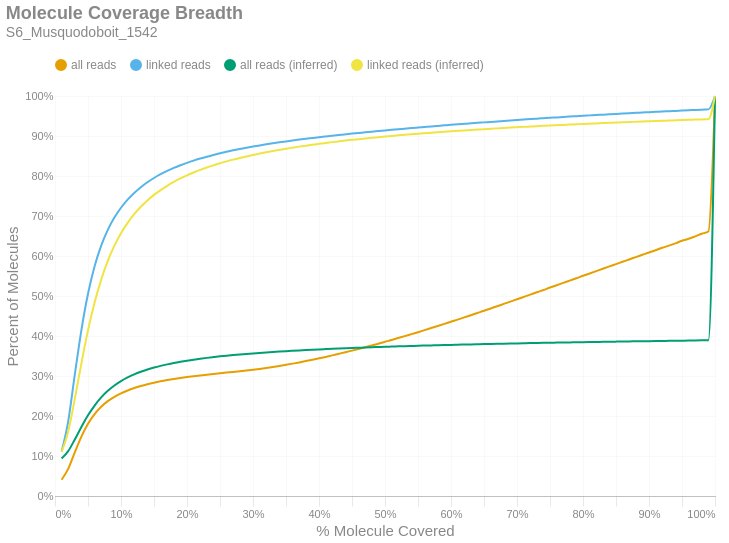

Write notebook code for a chart like this one.
### Markdown cell above
### Molecule Read Coverage
This chart shows molecule coverage breadth as computed by the number of bases aligned to that molecule. In other words, "*how much of each unique long molecule is actually sequenced/aligned?*" Keep in mind there is a distinction between sequences and alignments, since some sequences belonging to a particular molecule may not align well and wouldn't appear in the alignment data. This chart also shows molecule coverage breadth as computed by the *inferred fragment* from which the aligned sequences originate. Unlike read coverage, this calculation takes into account the total insert size, including unsequenced gaps between the forward and reverse reads. Like the previous figures, these are cumulative percents.

### Code cell
if SKIPLR:
    print_html(f"Skipped")
else:
    binned_df = consolidated_hist(valids['coverage_bp'], mask, 0.01, True)
    binned_df_inf = consolidated_hist(valids['coverage_inserts'], mask, 0.01, True)
    binned_df = binned_df.with_columns(pl.lit(binned_df_inf['all reads (cumsum)']).alias('all reads (inferred)'))
    binned_df = binned_df.with_columns(pl.lit(binned_df_inf['linked reads (cumsum)']).alias('linked reads (inferred)'))
    binned_df = binned_df.with_columns(
        (pl.col('bin').cast(pl.Float64) + 0.01).alias('right_edge')
    )

    with SafeRender(binned_df):
        (
            density_plot(binned_df, 'Molecule Coverage Breadth', samplename, 'molcov', ['all reads (inferred)','linked reads (inferred)'])
            .encode(
                #x=alt.X('bin:Q', title="% Molecule Covered").axis(format = '%').scale(padding=0),
                x=alt.X('right_edge:Q', title="% Molecule Covered").axis(format='%').scale(padding=0),
                y=alt.Y('value:Q', title='Percent of Molecules')
                    .axis(format='%')
                    .stack(False)
                    .scale(domainMin=0, padding=0),
                color=alt.Color("key:N").scale(domain = ["all reads", "linked reads", "all reads (inferred)", "linked reads (inferred)"]),
                tooltip = [
                    alt.Tooltip("key:N", title = "Data Type"),
                    alt.Tooltip("range_label:N", title="% Molecule Covered"),
                    alt.Tooltip("value:Q", format = ".2%", title="% Molecules")
                ]
            )
        ).display()

### Figure 1 — Vega-Lite specification as saved in the notebook (floating-point values rounded to 4 significant figures)
{"width": "container", "height": 400, "config": {"title": {"anchor": "start", "dy": -15, "fontSize": 18, "color": "#888888", "subtitleColor": "#888888", "subtitleFontSize": 14}, "arc": {"fill": "#0072B2"}, "axis": {"domainColor": "#888888", "domainWidth": 0.5, "gridWidth": 0.2, "grid": false, "titleFontWeight": 400, "titleFontSize": 15, "labelFontSize": 11, "labelColor": "#888888", "tickColor": "#888888", "tickWidth": 0.2, "titleColor": "#888888"}, "axisBand": {"grid": false}, "axisX": {"grid": true, "tickSize": 10, "domainCap": "round"}, "axisY": {"domain": false, "grid": true, "tickSize": 0, "domainCap": "round"}, "background": "transparent", "header": {"labelFontSize": 15, "labelColor": "#888888", "titleFontSize": 15, "titleFontWeight": 600, "titleColor": "#888888"}, "legend": {"labelFont": "sans-serif", "labelFontSize": 12, "labelColor": "#888888", "symbolSize": 100, "symbolType": "circle", "titleFontSize": 12, "titlePadding": 10, "titleColor": "#888888", "title": null, "orient": "top"}, "range": {"category": ["#E69F00", "#56B4E9", "#009E73", "#F0E442", "#0072B2", "#D55E00", "#CC79A7", "#000000"], "diverging": ["#cfe8f3", "#a2d4ec", "#73bfe2", "#46abdb", "#1696d2", "#12719e"]}, "area": {"fill": "#0072B2", "fillOpacity": 0.7, "line": true, "strokeOpacity": 0.7}, "line": {"color": "#0072B2", "stroke": "#0072B2", "strokeWidth": 2}, "trail": {"color": "#0072B2", "stroke": "#0072B2", "strokeWidth": 0, "size": 1}, "point": {"filled": true, "fillOpacity": 1.0, "size": 95}, "text": {"color": "#888888", "fontSize": 11, "align": "right", "fontWeight": 400, "size": 11}, "bar": {"fill": "#0072B2", "stroke": null}, "view": {"stroke": null, "continuousWidth": 660, "continuousHeight": 400}}, "data": {"name": "data-1a04ea6a5dd5d2769ffa01534643978d"}, "mark": {"type": "line", "interpolate": "monotone", "point": {"opacity": 0, "size": 275}}, "encoding": {"color": {"field": "key", "scale": {"domain": ["all reads", "linked reads", "all reads (inferred)", "linked reads (inferred)"]}, "type": "nominal"}, "tooltip": [{"field": "key", "title": "Data Type", "type": "nominal"}, {"field": "range_label", "title": "% Molecule Covered", "type": "nominal"}, {"field": "value", "format": ".2%", "title": "% Molecules", "type": "quantitative"}], "x": {"axis": {"format": "%"}, "field": "right_edge", "scale": {"padding": 0}, "title": "% Molecule Covered", "type": "quantitative"}, "y": {"axis": {"format": "%"}, "field": "value", "scale": {"domainMin": 0, "padding": 0}, "stack": false, "title": "Percent of Molecules", "type": "quantitative"}}, "params": [{"name": "param_c36ac31b6afebe62", "select": {"type": "point", "fields": ["key"]}, "bind": "legend"}], "title": {"text": "Molecule Coverage Breadth", "subtitle": "S6_Musquodoboit_1542"}, "transform": [{"fold": ["all reads (cumsum)", "linked reads (cumsum)", "all reads (inferred)", "linked reads (inferred)"]}, {"calculate": "replace(datum.key, ' (cumsum)', '')", "as": "key"}, {"filter": {"param": "param_c36ac31b6afebe62"}}], "usermeta": {"embedOptions": {"downloadFileName": "S6_Musquodoboit_1542.molcov"}}, "$schema": "https://vega.github.io/schema/vega-lite/v6.1.0.json", "datasets": {"data-1a04ea6a5dd5d2769ffa01534643978d": [{"bin": "0.0", "interval": "0.0-0.01", "all reads": 0.04074, "linked reads": 0.1114, "all reads (cumsum)": 0.04074, "linked reads (cumsum)": 0.1114, "range_label": "0.0-0.01", "all reads (inferred)": 0.09381, "linked reads (inferred)": 0.1102, "right_edge": 0.01}, {"bin": "0.01", "interval": "0.01-0.02", "all reads": 0.02702, "linked reads": 0.07527, "all reads (cumsum)": 0.06775, "linked reads (cumsum)": 0.1867, "range_label": "0.01-0.02", "all reads (inferred)": 0.1123, "linked reads (inferred)": 0.1611, "right_edge": 0.02}, {"bin": "0.02", "interval": "0.02-0.03", "all reads": 0.04131, "linked reads": 0.1165, "all reads (cumsum)": 0.1091, "linked reads (cumsum)": 0.3032, "range_label": "0.02-0.03", "all reads (inferred)": 0.1413, "linked reads (inferred)": 0.2428, "right_edge": 0.03}, {"bin": "0.03", "interval": "0.03-0.04", "all reads": 0.0394, "linked reads": 0.1115, "all reads (cumsum)": 0.1485, "linked reads (cumsum)": 0.4148, "range_label": "0.03-0.04", "all reads (inferred)": 0.1727, "linked reads (inferred)": 0.3317, "right_edge": 0.04}, {"bin": "0.04", "interval": "0.04-0.05", "all reads": 0.03201, "linked reads": 0.09069, "all reads (cumsum)": 0.1805, "linked reads (cumsum)": 0.5055, "range_label": "0.04-0.05", "all reads (inferred)": 0.2017, "linked reads (inferred)": 0.4141, "right_edge": 0.05}, {"bin": "0.05", "interval": "0.05-0.06", "all reads": 0.02435, "linked reads": 0.06891, "all reads (cumsum)": 0.2048, "linked reads (cumsum)": 0.5744, "range_label": "0.05-0.06", "all reads (inferred)": 0.2261, "linked reads (inferred)": 0.4835, "right_edge": 0.06}, {"bin": "0.06", "interval": "0.06-0.07", "all reads": 0.0183, "linked reads": 0.05173, "all reads (cumsum)": 0.2231, "linked reads (cumsum)": 0.6261, "range_label": "0.06-0.07", "all reads (inferred)": 0.2464, "linked reads (inferred)": 0.541, "right_edge": 0.07}, {"bin": "0.07", "interval": "0.07-0.08", "all reads": 0.01396, "linked reads": 0.03939, "all reads (cumsum)": 0.2371, "linked reads (cumsum)": 0.6655, "range_label": "0.07-0.08", "all reads (inferred)": 0.2629, "linked reads (inferred)": 0.5879, "right_edge": 0.08}, {"bin": "0.08", "interval": "0.08-0.09", "all reads": 0.01088, "linked reads": 0.03067, "all reads (cumsum)": 0.248, "linked reads (cumsum)": 0.6962, "range_label": "0.08-0.09", "all reads (inferred)": 0.2763, "linked reads (inferred)": 0.6259, "right_edge": 0.09}, {"bin": "0.09", "interval": "0.09-0.1", "all reads": 0.008717, "linked reads": 0.0245, "all reads (cumsum)": 0.2567, "linked reads (cumsum)": 0.7207, "range_label": "0.09-0.1", "all reads (inferred)": 0.2873, "linked reads (inferred)": 0.6572, "right_edge": 0.1}, {"bin": "0.1", "interval": "0.1-0.11", "all reads": 0.00717, "linked reads": 0.02013, "all reads (cumsum)": 0.2639, "linked reads (cumsum)": 0.7408, "range_label": "0.1-0.11", "all reads (inferred)": 0.2964, "linked reads (inferred)": 0.6829, "right_edge": 0.11}, {"bin": "0.11", "interval": "0.11-0.12", "all reads": 0.006025, "linked reads": 0.01686, "all reads (cumsum)": 0.2699, "linked reads (cumsum)": 0.7577, "range_label": "0.11-0.12", "all reads (inferred)": 0.304, "linked reads (inferred)": 0.7046, "right_edge": 0.12}, {"bin": "0.12", "interval": "0.12-0.13", "all reads": 0.00514, "linked reads": 0.01436, "all reads (cumsum)": 0.275, "linked reads (cumsum)": 0.772, "range_label": "0.12-0.13", "all reads (inferred)": 0.3105, "linked reads (inferred)": 0.723, "right_edge": 0.13}, {"bin": "0.13", "interval": "0.13-0.14", "all reads": 0.004426, "linked reads": 0.01232, "all reads (cumsum)": 0.2794, "linked reads (cumsum)": 0.7843, "range_label": "0.13-0.14", "all reads (inferred)": 0.3162, "linked reads (inferred)": 0.739, "right_edge": 0.14}, {"bin": "0.14", "interval": "0.14-0.15", "all reads": 0.003861, "linked reads": 0.01071, "all reads (cumsum)": 0.2833, "linked reads (cumsum)": 0.795, "range_label": "0.14-0.15", "all reads (inferred)": 0.3211, "linked reads (inferred)": 0.7528, "right_edge": 0.15}, {"bin": "0.15", "interval": "0.15-0.16", "all reads": 0.003401, "linked reads": 0.009383, "all reads (cumsum)": 0.2867, "linked reads (cumsum)": 0.8044, "range_label": "0.15-0.16", "all reads (inferred)": 0.3253, "linked reads (inferred)": 0.7648, "right_edge": 0.16}, {"bin": "0.16", "interval": "0.16-0.17", "all reads": 0.003015, "linked reads": 0.008234, "all reads (cumsum)": 0.2897, "linked reads (cumsum)": 0.8127, "range_label": "0.16-0.17", "all reads (inferred)": 0.3291, "linked reads (inferred)": 0.7756, "right_edge": 0.17}, {"bin": "0.17", "interval": "0.17-0.18", "all reads": 0.002757, "linked reads": 0.007485, "all reads (cumsum)": 0.2925, "linked reads (cumsum)": 0.8201, "range_label": "0.17-0.18", "all reads (inferred)": 0.3325, "linked reads (inferred)": 0.7852, "right_edge": 0.18}, {"bin": "0.18", "interval": "0.18-0.19", "all reads": 0.002492, "linked reads": 0.006673, "all reads (cumsum)": 0.295, "linked reads (cumsum)": 0.8268, "range_label": "0.18-0.19", "all reads (inferred)": 0.3356, "linked reads (inferred)": 0.7938, "right_edge": 0.19}, {"bin": "0.19", "interval": "0.19-0.2", "all reads": 0.002306, "linked reads": 0.00609, "all reads (cumsum)": 0.2973, "linked reads (cumsum)": 0.8329, "range_label": "0.19-0.2", "all reads (inferred)": 0.3384, "linked reads (inferred)": 0.8017, "right_edge": 0.2}, {"bin": "0.2", "interval": "0.2-0.21", "all reads": 0.002144, "linked reads": 0.005595, "all reads (cumsum)": 0.2994, "linked reads (cumsum)": 0.8385, "range_label": "0.2-0.21", "all reads (inferred)": 0.3409, "linked reads (inferred)": 0.8087, "right_edge": 0.21}, {"bin": "0.21", "interval": "0.21-0.22", "all reads": 0.001998, "linked reads": 0.005095, "all reads (cumsum)": 0.3014, "linked reads (cumsum)": 0.8436, "range_label": "0.21-0.22", "all reads (inferred)": 0.3432, "linked reads (inferred)": 0.8152, "right_edge": 0.22}, {"bin": "0.22", "interval": "0.22-0.23", "all reads": 0.001885, "linked reads": 0.004729, "all reads (cumsum)": 0.3033, "linked reads (cumsum)": 0.8483, "range_label": "0.22-0.23", "all reads (inferred)": 0.3453, "linked reads (inferred)": 0.8212, "right_edge": 0.23}, {"bin": "0.23", "interval": "0.23-0.24", "all reads": 0.001786, "linked reads": 0.004391, "all reads (cumsum)": 0.3051, "linked reads (cumsum)": 0.8527, "range_label": "0.23-0.24", "all reads (inferred)": 0.3472, "linked reads (inferred)": 0.8266, "right_edge": 0.24}, {"bin": "0.24", "interval": "0.24-0.25", "all reads": 0.001723, "linked reads": 0.004099, "all reads (cumsum)": 0.3068, "linked reads (cumsum)": 0.8568, "range_label": "0.24-0.25", "all reads (inferred)": 0.3491, "linked reads (inferred)": 0.8319, "right_edge": 0.25}, {"bin": "0.25", "interval": "0.25-0.26", "all reads": 0.00166, "linked reads": 0.003824, "all reads (cumsum)": 0.3085, "linked reads (cumsum)": 0.8606, "range_label": "0.25-0.26", "all reads (inferred)": 0.3508, "linked reads (inferred)": 0.8366, "right_edge": 0.26}, {"bin": "0.26", "interval": "0.26-0.27", "all reads": 0.001621, "linked reads": 0.003521, "all reads (cumsum)": 0.3101, "linked reads (cumsum)": 0.8642, "range_label": "0.26-0.27", "all reads (inferred)": 0.3523, "linked reads (inferred)": 0.841, "right_edge": 0.27}, {"bin": "0.27", "interval": "0.27-0.28", "all reads": 0.001711, "linked reads": 0.003371, "all reads (cumsum)": 0.3118, "linked reads (cumsum)": 0.8675, "range_label": "0.27-0.28", "all reads (inferred)": 0.3538, "linked reads (inferred)": 0.845, "right_edge": 0.28}, {"bin": "0.28", "interval": "0.28-0.29", "all reads": 0.001851, "linked reads": 0.003199, "all reads (cumsum)": 0.3137, "linked reads (cumsum)": 0.8707, "range_label": "0.28-0.29", "all reads (inferred)": 0.3552, "linked reads (inferred)": 0.8489, "right_edge": 0.29}, {"bin": "0.29", "interval": "0.29-0.3", "all reads": 0.001993, "linked reads": 0.002965, "all reads (cumsum)": 0.3157, "linked reads (cumsum)": 0.8737, "range_label": "0.29-0.3", "all reads (inferred)": 0.3565, "linked reads (inferred)": 0.8526, "right_edge": 0.3}, {"bin": "0.3", "interval": "0.3-0.31", "all reads": 0.00213, "linked reads": 0.00278, "all reads (cumsum)": 0.3178, "linked reads (cumsum)": 0.8765, "range_label": "0.3-0.31", "all reads (inferred)": 0.3577, "linked reads (inferred)": 0.856, "right_edge": 0.31}, {"bin": "0.31", "interval": "0.31-0.32", "all reads": 0.002332, "linked reads": 0.002735, "all reads (cumsum)": 0.3201, "linked reads (cumsum)": 0.8792, "range_label": "0.31-0.32", "all reads (inferred)": 0.3589, "linked reads (inferred)": 0.8593, "right_edge": 0.32}, {"bin": "0.32", "interval": "0.32-0.33", "all reads": 0.002508, "linked reads": 0.002584, "all reads (cumsum)": 0.3226, "linked reads (cumsum)": 0.8818, "range_label": "0.32-0.33", "all reads (inferred)": 0.36, "linked reads (inferred)": 0.8625, "right_edge": 0.33}, {"bin": "0.33", "interval": "0.33-0.34", "all reads": 0.002624, "linked reads": 0.002423, "all reads (cumsum)": 0.3252, "linked reads (cumsum)": 0.8842, "range_label": "0.33-0.34", "all reads (inferred)": 0.3611, "linked reads (inferred)": 0.8654, "right_edge": 0.34}, {"bin": "0.34", "interval": "0.34-0.35", "all reads": 0.002769, "linked reads": 0.002317, "all reads (cumsum)": 0.328, "linked reads (cumsum)": 0.8865, "range_label": "0.34-0.35", "all reads (inferred)": 0.3621, "linked reads (inferred)": 0.8683, "right_edge": 0.35}, {"bin": "0.35", "interval": "0.35-0.36", "all reads": 0.002928, "linked reads": 0.002254, "all reads (cumsum)": 0.3309, "linked reads (cumsum)": 0.8888, "range_label": "0.35-0.36", "all reads (inferred)": 0.363, "linked reads (inferred)": 0.8709, "right_edge": 0.36}, {"bin": "0.36", "interval": "0.36-0.37", "all reads": 0.003064, "linked reads": 0.002177, "all reads (cumsum)": 0.334, "linked reads (cumsum)": 0.891, "range_label": "0.36-0.37", "all reads (inferred)": 0.3639, "linked reads (inferred)": 0.8734, "right_edge": 0.37}, {"bin": "0.37", "interval": "0.37-0.38", "all reads": 0.003234, "linked reads": 0.002083, "all reads (cumsum)": 0.3372, "linked reads (cumsum)": 0.893, "range_label": "0.37-0.38", "all reads (inferred)": 0.3648, "linked reads (inferred)": 0.8759, "right_edge": 0.38}, {"bin": "0.38", "interval": "0.38-0.39", "all reads": 0.003347, "linked reads": 0.001986, "all reads (cumsum)": 0.3406, "linked reads (cumsum)": 0.895, "range_label": "0.38-0.39", "all reads (inferred)": 0.3657, "linked reads (inferred)": 0.8782, "right_edge": 0.39}, {"bin": "0.39", "interval": "0.39-0.4", "all reads": 0.003562, "linked reads": 0.002028, "all reads (cumsum)": 0.3442, "linked reads (cumsum)": 0.8971, "range_label": "0.39-0.4", "all reads (inferred)": 0.3665, "linked reads (inferred)": 0.8804, "right_edge": 0.4}, {"bin": "0.4", "interval": "0.4-0.41", "all reads": 0.00359, "linked reads": 0.001896, "all reads (cumsum)": 0.3477, "linked reads (cumsum)": 0.899, "range_label": "0.4-0.41", "all reads (inferred)": 0.3672, "linked reads (inferred)": 0.8826, "right_edge": 0.41}, {"bin": "0.41", "interval": "0.41-0.42", "all reads": 0.003774, "linked reads": 0.001843, "all reads (cumsum)": 0.3515, "linked reads (cumsum)": 0.9008, "range_label": "0.41-0.42", "all reads (inferred)": 0.368, "linked reads (inferred)": 0.8847, "right_edge": 0.42}, {"bin": "0.42", "interval": "0.42-0.43", "all reads": 0.003926, "linked reads": 0.00179, "all reads (cumsum)": 0.3554, "linked reads (cumsum)": 0.9026, "range_label": "0.42-0.43", "all reads (inferred)": 0.3687, "linked reads (inferred)": 0.8866, "right_edge": 0.43}, {"bin": "0.43", "interval": "0.43-0.44", "all reads": 0.003951, "linked reads": 0.001712, "all reads (cumsum)": 0.3594, "linked reads (cumsum)": 0.9043, "range_label": "0.43-0.44", "all reads (inferred)": 0.3694, "linked reads (inferred)": 0.8885, "right_edge": 0.44}, {"bin": "0.44", "interval": "0.44-0.45", "all reads": 0.00411, "linked reads": 0.001691, "all reads (cumsum)": 0.3635, "linked reads (cumsum)": 0.906, "range_label": "0.44-0.45", "all reads (inferred)": 0.37, "linked reads (inferred)": 0.8904, "right_edge": 0.45}, {"bin": "0.45", "interval": "0.45-0.46", "all reads": 0.00416, "linked reads": 0.001612, "all reads (cumsum)": 0.3677, "linked reads (cumsum)": 0.9076, "range_label": "0.45-0.46", "all reads (inferred)": 0.3706, "linked reads (inferred)": 0.8921, "right_edge": 0.46}, {"bin": "0.46", "interval": "0.46-0.47", "all reads": 0.004255, "linked reads": 0.001673, "all reads (cumsum)": 0.3719, "linked reads (cumsum)": 0.9093, "range_label": "0.46-0.47", "all reads (inferred)": 0.3713, "linked reads (inferred)": 0.8938, "right_edge": 0.47}, {"bin": "0.47", "interval": "0.47-0.48", "all reads": 0.004434, "linked reads": 0.001595, "all reads (cumsum)": 0.3764, "linked reads (cumsum)": 0.9109, "range_label": "0.47-0.48", "all reads (inferred)": 0.3719, "linked reads (inferred)": 0.8955, "right_edge": 0.48}, {"bin": "0.48", "interval": "0.48-0.49", "all reads": 0.004306, "linked reads": 0.001495, "all reads (cumsum)": 0.3807, "linked reads (cumsum)": 0.9124, "range_label": "0.48-0.49", "all reads (inferred)": 0.3725, "linked reads (inferred)": 0.8971, "right_edge": 0.49}, {"bin": "0.49", "interval": "0.49-0.5", "all reads": 0.004935, "linked reads": 0.001546, "all reads (cumsum)": 0.3856, "linked reads (cumsum)": 0.9139, "range_label": "0.49-0.5", "all reads (inferred)": 0.3731, "linked reads (inferred)": 0.8987, "right_edge": 0.5}, {"bin": "0.5", "interval": "0.5-0.51", "all reads": 0.004346, "linked reads": 0.001492, "all reads (cumsum)": 0.3899, "linked reads (cumsum)": 0.9154, "range_label": "0.5-0.51", "all reads (inferred)": 0.3736, "linked reads (inferred)": 0.9002, "right_edge": 0.51}, {"bin": "0.51", "interval": "0.51-0.52", "all reads": 0.004935, "linked reads": 0.001461, "all reads (cumsum)": 0.3949, "linked reads (cumsum)": 0.9169, "range_label": "0.51-0.52", "all reads (inferred)": 0.3741, "linked reads (inferred)": 0.9016, "right_edge": 0.52}, {"bin": "0.52", "interval": "0.52-0.53", "all reads": 0.004836, "linked reads": 0.001496, "all reads (cumsum)": 0.3997, "linked reads (cumsum)": 0.9184, "range_label": "0.52-0.53", "all reads (inferred)": 0.3746, "linked reads (inferred)": 0.903, "right_edge": 0.53}, {"bin": "0.53", "interval": "0.53-0.54", "all reads": 0.00493, "linked reads": 0.001483, "all reads (cumsum)": 0.4046, "linked reads (cumsum)": 0.9198, "range_label": "0.53-0.54", "all reads (inferred)": 0.3751, "linked reads (inferred)": 0.9044, "right_edge": 0.54}, {"bin": "0.54", "interval": "0.54-0.55", "all reads": 0.004903, "linked reads": 0.001388, "all reads (cumsum)": 0.4095, "linked reads (cumsum)": 0.9212, "range_label": "0.54-0.55", "all reads (inferred)": 0.3756, "linked reads (inferred)": 0.9058, "right_edge": 0.55}, {"bin": "0.55", "interval": "0.55-0.56", "all reads": 0.005119, "linked reads": 0.001369, "all reads (cumsum)": 0.4147, "linked reads (cumsum)": 0.9226, "range_label": "0.55-0.56", "all reads (inferred)": 0.3761, "linked reads (inferred)": 0.907, "right_edge": 0.56}, {"bin": "0.56", "interval": "0.56-0.57", "all reads": 0.00523, "linked reads": 0.001379, "all reads (cumsum)": 0.4199, "linked reads (cumsum)": 0.924, "range_label": "0.56-0.57", "all reads (inferred)": 0.3765, "linked reads (inferred)": 0.9082, "right_edge": 0.57}, {"bin": "0.57", "interval": "0.57-0.58", "all reads": 0.005159, "linked reads": 0.001318, "all reads (cumsum)": 0.4251, "linked reads (cumsum)": 0.9253, "range_label": "0.57-0.58", "all reads (inferred)": 0.377, "linked reads (inferred)": 0.9095, "right_edge": 0.58}, {"bin": "0.58", "interval": "0.58-0.59", "all reads": 0.005236, "linked reads": 0.001302, "all reads (cumsum)": 0.4303, "linked reads (cumsum)": 0.9266, "range_label": "0.58-0.59", "all reads (inferred)": 0.3774, "linked reads (inferred)": 0.9106, "right_edge": 0.59}, {"bin": "0.59", "interval": "0.59-0.6", "all reads": 0.005431, "linked reads": 0.001291, "all reads (cumsum)": 0.4357, "linked reads (cumsum)": 0.9279, "range_label": "0.59-0.6", "all reads (inferred)": 0.3778, "linked reads (inferred)": 0.9118, "right_edge": 0.6}, {"bin": "0.6", "interval": "0.6-0.61", "all reads": 0.005252, "linked reads": 0.001209, "all reads (cumsum)": 0.441, "linked reads (cumsum)": 0.9291, "range_label": "0.6-0.61", "all reads (inferred)": 0.3782, "linked reads (inferred)": 0.9129, "right_edge": 0.61}, {"bin": "0.61", "interval": "0.61-0.62", "all reads": 0.005602, "linked reads": 0.001262, "all reads (cumsum)": 0.4466, "linked reads (cumsum)": 0.9304, "range_label": "0.61-0.62", "all reads (inferred)": 0.3786, "linked reads (inferred)": 0.914, "right_edge": 0.62}, {"bin": "0.62", "interval": "0.62-0.63", "all reads": 0.005439, "linked reads": 0.001266, "all reads (cumsum)": 0.452, "linked reads (cumsum)": 0.9316, "range_label": "0.62-0.63", "all reads (inferred)": 0.379, "linked reads (inferred)": 0.9151, "right_edge": 0.63}, {"bin": "0.63", "interval": "0.63-0.64", "all reads": 0.005543, "linked reads": 0.001241, "all reads (cumsum)": 0.4576, "linked reads (cumsum)": 0.9329, "range_label": "0.63-0.64", "all reads (inferred)": 0.3794, "linked reads (inferred)": 0.9161, "right_edge": 0.64}, {"bin": "0.64", "interval": "0.64-0.65", "all reads": 0.005475, "linked reads": 0.001184, "all reads (cumsum)": 0.463, "linked reads (cumsum)": 0.9341, "range_label": "0.64-0.65", "all reads (inferred)": 0.3798, "linked reads (inferred)": 0.9171, "right_edge": 0.65}, {"bin": "0.65", "interval": "0.65-0.66", "all reads": 0.005811, "linked reads": 0.001207, "all reads (cumsum)": 0.4688, "linked reads (cumsum)": 0.9353, "range_label": "0.65-0.66", "all reads (inferred)": 0.3801, "linked reads (inferred)": 0.9181, "right_edge": 0.66}, {"bin": "0.66", "interval": "0.66-0.67", "all reads": 0.005606, "linked reads": 0.001173, "all reads (cumsum)": 0.4744, "linked reads (cumsum)": 0.9364, "range_label": "0.66-0.67", "all reads (inferred)": 0.3805, "linked reads (inferred)": 0.9191, "right_edge": 0.67}, {"bin": "0.67", "interval": "0.67-0.68", "all reads": 0.005777, "linked reads": 0.001191, "all reads (cumsum)": 0.4802, "linked reads (cumsum)": 0.9376, "range_label": "0.67-0.68", "all reads (inferred)": 0.3809, "linked reads (inferred)": 0.9201, "right_edge": 0.68}, {"bin": "0.68", "interval": "0.68-0.69", "all reads": 0.005695, "linked reads": 0.001179, "all reads (cumsum)": 0.4859, "linked reads (cumsum)": 0.9388, "range_label": "0.68-0.69", "all reads (inferred)": 0.3812, "linked reads (inferred)": 0.921, "right_edge": 0.69}, {"bin": "0.69", "interval": "0.69-0.7", "all reads": 0.005865, "linked reads": 0.00116, "all reads (cumsum)": 0.4918, "linked reads (cumsum)": 0.94, "range_label": "0.69-0.7", "all reads (inferred)": 0.3815, "linked reads (inferred)": 0.9219, "right_edge": 0.7}, {"bin": "0.7", "interval": "0.7-0.71", "all reads": 0.00574, "linked reads": 0.001124, "all reads (cumsum)": 0.4975, "linked reads (cumsum)": 0.9411, "range_label": "0.7-0.71", "all reads (inferred)": 0.3819, "linked reads (inferred)": 0.9228, "right_edge": 0.71}, {"bin": "0.71", "interval": "0.71-0.72", "all reads": 0.005792, "linked reads": 0.001165, "all reads (cumsum)": 0.5033, "linked reads (cumsum)": 0.9423, "range_label": "0.71-0.72", "all reads (inferred)": 0.3822, "linked reads (inferred)": 0.9237, "right_edge": 0.72}, {"bin": "0.72", "interval": "0.72-0.73", "all reads": 0.005902, "linked reads": 0.001103, "all reads (cumsum)": 0.5092, "linked reads (cumsum)": 0.9434, "range_label": "0.72-0.73", "all reads (inferred)": 0.3825, "linked reads (inferred)": 0.9245, "right_edge": 0.73}, {"bin": "0.73", "interval": "0.73-0.74", "all reads": 0.005782, "linked reads": 0.001068, "all reads (cumsum)": 0.515, "linked reads (cumsum)": 0.9444, "range_label": "0.73-0.74", "all reads (inferred)": 0.3828, "linked reads (inferred)": 0.9254, "right_edge": 0.74}, {"bin": "0.74", "interval": "0.74-0.75", "all reads": 0.006108, "linked reads": 0.001074, "all reads (cumsum)": 0.5211, "linked reads (cumsum)": 0.9455, "range_label": "0.74-0.75", "all reads (inferred)": 0.3832, "linked reads (inferred)": 0.9262, "right_edge": 0.75}, {"bin": "0.75", "interval": "0.75-0.76", "all reads": 0.005715, "linked reads": 0.001005, "all reads (cumsum)": 0.5268, "linked reads (cumsum)": 0.9465, "range_label": "0.75-0.76", "all reads (inferred)": 0.3835, "linked reads (inferred)": 0.927, "right_edge": 0.76}, {"bin": "0.76", "interval": "0.76-0.77", "all reads": 0.005861, "linked reads": 0.001056, "all reads (cumsum)": 0.5327, "linked reads (cumsum)": 0.9476, "range_label": "0.76-0.77", "all reads (inferred)": 0.3837, "linked reads (inferred)": 0.9278, "right_edge": 0.77}, {"bin": "0.77", "interval": "0.77-0.78", "all reads": 0.005869, "linked reads": 0.001028, "all reads (cumsum)": 0.5386, "linked reads (cumsum)": 0.9486, "range_label": "0.77-0.78", "all reads (inferred)": 0.384, "linked reads (inferred)": 0.9286, "right_edge": 0.78}, {"bin": "0.78", "interval": "0.78-0.79", "all reads": 0.00586, "linked reads": 0.001013, "all reads (cumsum)": 0.5444, "linked reads (cumsum)": 0.9496, "range_label": "0.78-0.79", "all reads (inferred)": 0.3843, "linked reads (inferred)": 0.9293, "right_edge": 0.79}, {"bin": "0.79", "interval": "0.79-0.8", "all reads": 0.006138, "linked reads": 0.001018, "all reads (cumsum)": 0.5505, "linked reads (cumsum)": 0.9506, "range_label": "0.79-0.8", "all reads (inferred)": 0.3846, "linked reads (inferred)": 0.9301, "right_edge": 0.8}, {"bin": "0.8", "interval": "0.8-0.81", "all reads": 0.005647, "linked reads": 0.0009419, "all reads (cumsum)": 0.5562, "linked reads (cumsum)": 0.9516, "range_label": "0.8-0.81", "all reads (inferred)": 0.3849, "linked reads (inferred)": 0.9308, "right_edge": 0.81}, {"bin": "0.81", "interval": "0.81-0.82", "all reads": 0.005859, "linked reads": 0.0009586, "all reads (cumsum)": 0.5621, "linked reads (cumsum)": 0.9525, "range_label": "0.81-0.82", "all reads (inferred)": 0.3851, "linked reads (inferred)": 0.9315, "right_edge": 0.82}, {"bin": "0.82", "interval": "0.82-0.83", "all reads": 0.006004, "linked reads": 0.0008941, "all reads (cumsum)": 0.5681, "linked reads (cumsum)": 0.9534, "range_label": "0.82-0.83", "all reads (inferred)": 0.3854, "linked reads (inferred)": 0.9323, "right_edge": 0.83}, {"bin": "0.83", "interval": "0.83-0.84", "all reads": 0.005911, "linked reads": 0.0009497, "all reads (cumsum)": 0.574, "linked reads (cumsum)": 0.9544, "range_label": "0.83-0.84", "all reads (inferred)": 0.3857, "linked reads (inferred)": 0.933, "right_edge": 0.84}, {"bin": "0.84", "interval": "0.84-0.85", "all reads": 0.005738, "linked reads": 0.0009202, "all reads (cumsum)": 0.5797, "linked reads (cumsum)": 0.9553, "range_label": "0.84-0.85", "all reads (inferred)": 0.3859, "linked reads (inferred)": 0.9336, "right_edge": 0.85}, {"bin": "0.85", "interval": "0.85-0.86", "all reads": 0.005878, "linked reads": 0.0008929, "all reads (cumsum)": 0.5856, "linked reads (cumsum)": 0.9562, "range_label": "0.85-0.86", "all reads (inferred)": 0.3862, "linked reads (inferred)": 0.9343, "right_edge": 0.86}, {"bin": "0.86", "interval": "0.86-0.87", "all reads": 0.005776, "linked reads": 0.0008779, "all reads (cumsum)": 0.5914, "linked reads (cumsum)": 0.9571, "range_label": "0.86-0.87", "all reads (inferred)": 0.3864, "linked reads (inferred)": 0.9349, "right_edge": 0.87}, {"bin": "0.87", "interval": "0.87-0.88", "all reads": 0.005884, "linked reads": 0.000859, "all reads (cumsum)": 0.5972, "linked reads (cumsum)": 0.9579, "range_label": "0.87-0.88", "all reads (inferred)": 0.3867, "linked reads (inferred)": 0.9355, "right_edge": 0.88}, {"bin": "0.88", "interval": "0.88-0.89", "all reads": 0.005756, "linked reads": 0.0008234, "all reads (cumsum)": 0.603, "linked reads (cumsum)": 0.9587, "range_label": "0.88-0.89", "all reads (inferred)": 0.3869, "linked reads (inferred)": 0.9362, "right_edge": 0.89}, {"bin": "0.89", "interval": "0.89-0.9", "all reads": 0.005886, "linked reads": 0.0008356, "all reads (cumsum)": 0.6089, "linked reads (cumsum)": 0.9596, "range_label": "0.89-0.9", "all reads (inferred)": 0.3872, "linked reads (inferred)": 0.9368, "right_edge": 0.9}, {"bin": "0.9", "interval": "0.9-0.91", "all reads": 0.005477, "linked reads": 0.0008089, "all reads (cumsum)": 0.6144, "linked reads (cumsum)": 0.9604, "range_label": "0.9-0.91", "all reads (inferred)": 0.3874, "linked reads (inferred)": 0.9374, "right_edge": 0.91}, {"bin": "0.91", "interval": "0.91-0.92", "all reads": 0.00625, "linked reads": 0.0008306, "all reads (cumsum)": 0.6206, "linked reads (cumsum)": 0.9612, "range_label": "0.91-0.92", "all reads (inferred)": 0.3876, "linked reads (inferred)": 0.938, "right_edge": 0.92}, {"bin": "0.92", "interval": "0.92-0.93", "all reads": 0.00524, "linked reads": 0.000756, "all reads (cumsum)": 0.6259, "linked reads (cumsum)": 0.962, "range_label": "0.92-0.93", "all reads (inferred)": 0.3879, "linked reads (inferred)": 0.9386, "right_edge": 0.93}, {"bin": "0.93", "interval": "0.93-0.94", "all reads": 0.005825, "linked reads": 0.0007877, "all reads (cumsum)": 0.6317, "linked reads (cumsum)": 0.9628, "range_label": "0.93-0.94", "all reads (inferred)": 0.3881, "linked reads (inferred)": 0.9392, "right_edge": 0.94}, {"bin": "0.94", "interval": "0.94-0.95", "all reads": 0.006279, "linked reads": 0.0007855, "all reads (cumsum)": 0.638, "linked reads (cumsum)": 0.9635, "range_label": "0.94-0.95", "all reads (inferred)": 0.3883, "linked reads (inferred)": 0.9398, "right_edge": 0.95}, {"bin": "0.95", "interval": "0.95-0.96", "all reads": 0.005205, "linked reads": 0.000771, "all reads (cumsum)": 0.6432, "linked reads (cumsum)": 0.9643, "range_label": "0.95-0.96", "all reads (inferred)": 0.3886, "linked reads (inferred)": 0.9404, "right_edge": 0.96}, {"bin": "0.96", "interval": "0.96-0.97", "all reads": 0.006046, "linked reads": 0.0007404, "all reads (cumsum)": 0.6492, "linked reads (cumsum)": 0.9651, "range_label": "0.96-0.97", "all reads (inferred)": 0.3888, "linked reads (inferred)": 0.9409, "right_edge": 0.97}, {"bin": "0.97", "interval": "0.97-0.98", "all reads": 0.006325, "linked reads": 0.0007538, "all reads (cumsum)": 0.6555, "linked reads (cumsum)": 0.9658, "range_label": "0.97-0.98", "all reads (inferred)": 0.3891, "linked reads (inferred)": 0.9415, "right_edge": 0.98}, {"bin": "0.98", "interval": "0.98-0.99", "all reads": 0.005861, "linked reads": 0.0007515, "all reads (cumsum)": 0.6614, "linked reads (cumsum)": 0.9666, "range_label": "0.98-0.99", "all reads (inferred)": 0.3894, "linked reads (inferred)": 0.9421, "right_edge": 0.99}, {"bin": "0.99", "interval": "0.99-1.0", "all reads": 0.3386, "linked reads": 0.03344, "all reads (cumsum)": 1.0, "linked reads (cumsum)": 1.0, "range_label": "0.99-1.0", "all reads (inferred)": 1.0, "linked reads (inferred)": 1.0, "right_edge": 1.0}]}}
